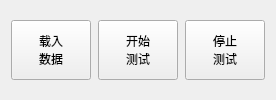
         <widget class="QWidget" name="widget_7" native="true">
          <property name="sizePolicy">
           <sizepolicy hsizetype="Preferred" vsizetype="Maximum">
            <horstretch>0</horstretch>
            <verstretch>0</verstretch>
           </sizepolicy>
          </property>
          <property name="layoutDirection">
           <enum>Qt::LeftToRight</enum>
          </property>
          <layout class="QHBoxLayout" name="horizontalLayout_7">
           <property name="spacing">
            <number>7</number>
           </property>
           <item>
            <widget class="QPushButton" name="pushButton_load_data">
             <property name="sizePolicy">
              <sizepolicy hsizetype="Maximum" vsizetype="Fixed">
               <horstretch>0</horstretch>
               <verstretch>0</verstretch>
              </sizepolicy>
             </property>
             <property name="minimumSize">
              <size>
               <width>0</width>
               <height>60</height>
              </size>
             </property>
             <property name="styleSheet">
              <string notr="true">font: 75 10pt &quot;Adobe Arabic&quot;;</string>
             </property>
             <property name="text">
              <string>载入
数据</string>
             </property>
            </widget>
           </item>
           <item>
            <widget class="QPushButton" name="pushButton_begin_test">
             <property name="sizePolicy">
              <sizepolicy hsizetype="Maximum" vsizetype="Fixed">
               <horstretch>0</horstretch>
               <verstretch>0</verstretch>
              </sizepolicy>
             </property>
             <property name="minimumSize">
              <size>
               <width>0</width>
               <height>60</height>
              </size>
             </property>
             <property name="styleSheet">
              <string notr="true">font: 75 10pt &quot;Adobe Arabic&quot;;</string>
             </property>
             <property name="text">
              <string>开始
测试</string>
             </property>
            </widget>
           </item>
           <item>
            <widget class="QPushButton" name="pushButton_stop_test">
             <property name="sizePolicy">
              <sizepolicy hsizetype="Maximum" vsizetype="Fixed">
               <horstretch>0</horstretch>
               <verstretch>0</verstretch>
              </sizepolicy>
             </property>
             <property name="minimumSize">
              <size>
               <width>0</width>
               <height>60</height>
              </size>
             </property>
             <property name="styleSheet">
              <string notr="true">font: 75 10pt &quot;Adobe Arabic&quot;;</string>
             </property>
             <property name="text">
              <string>停止
测试</string>
             </property>
            </widget>
           </item>
          </layout>
         </widget>
